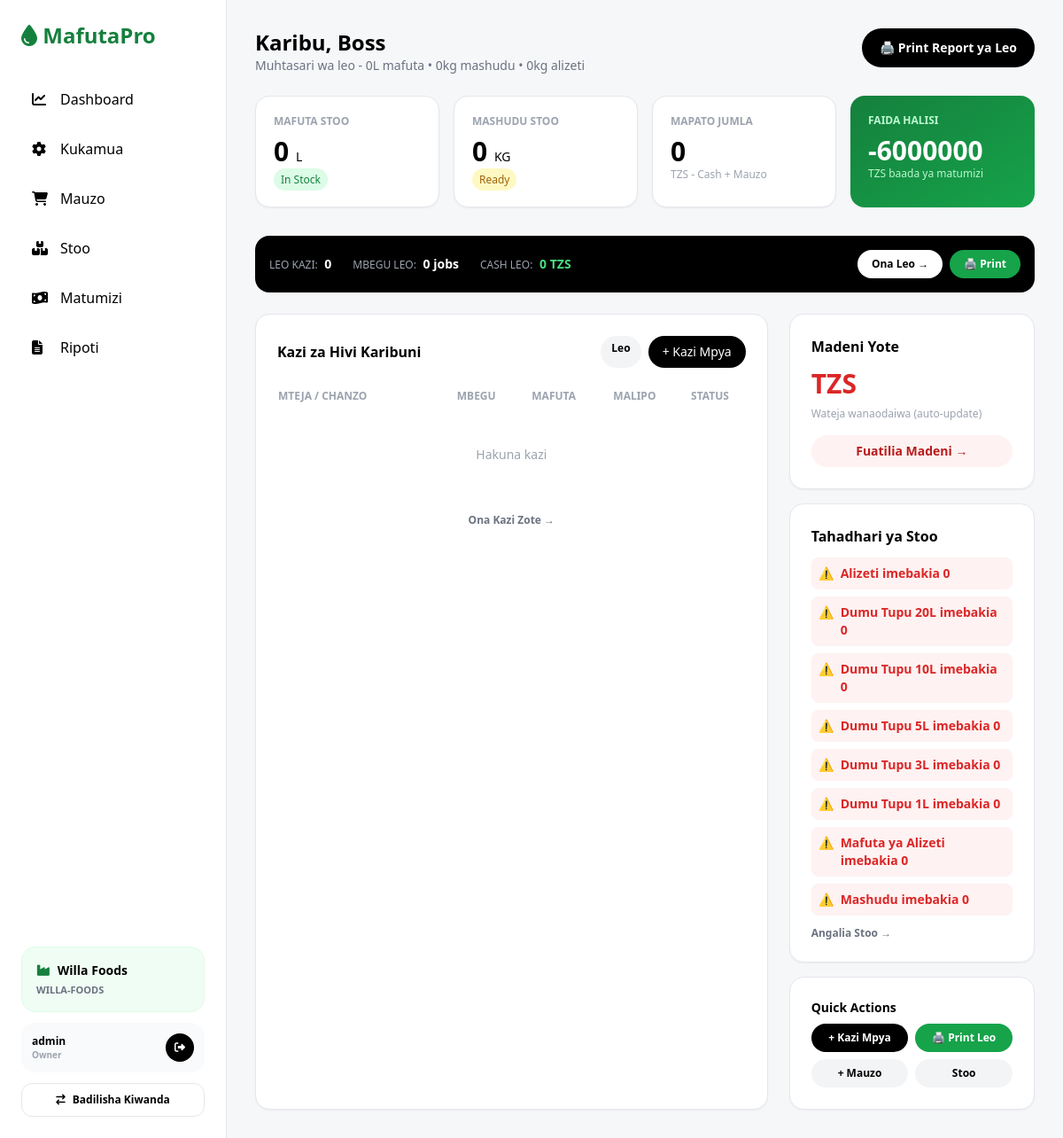
The page /willa-foods/ (signed in) on the database its author committed.
### mill/models.py (models this page shows, shortened)
class Mill(models.Model):
    name = models.CharField(max_length=100) # Willa Foods, Mwanza Oil
    slug = models.SlugField(unique=True) # willa-foods - kwa URL
    owner = models.ForeignKey(User, on_delete=models.CASCADE, related_name='mills')
    logo = models.ImageField(upload_to='mills/', blank=True, null=True)
    phone = models.CharField(max_length=20, blank=True)
    location = models.CharField(max_length=100, blank=True)
    is_active = models.BooleanField(default=True)
    created_at = models.DateTimeField(auto_now_add=True)

class Stock(models.Model):
    mill = models.ForeignKey(Mill, on_delete=models.CASCADE, related_name='stocks')
    product = models.OneToOneField(Product, on_delete=models.CASCADE, related_name='stock')
    quantity = models.FloatField(default=0)
    low_alert = models.FloatField(default=10)

class Product(models.Model):
    TYPES = [('OIL','Sunflower Oil'),('CAKE','Mashudu'),('SEED','Sunflower Seeds')]
    mill = models.ForeignKey(Mill, on_delete=models.CASCADE, related_name='products')
    name = models.CharField(max_length=100)
    type = models.CharField(max_length=10, choices=TYPES)
    unit = models.CharField(max_length=20, default='Litre')
    buying_price = models.FloatField(default=0, blank=True)
    selling_price = models.FloatField(default=0, blank=True)
    class Meta:
        unique_together = ('mill', 'name')

### mill/views.py (the view)
# urls.py: path('', views.landing_page, name='dashboard'),
@mill_owner_required
def dashboard(request, mill_slug=None):
    mill = get_mill(request, mill_slug)
    stock_qs = Stock.objects.filter(mill=mill)
    sale_qs = Sale.objects.filter(mill=mill)
    expense_qs = Expense.objects.filter(mill=mill)
    job_qs = MillingJob.objects.filter(mill=mill)
    oil = stock_qs.filter(product__type='OIL').aggregate(Sum('quantity'))['quantity__sum'] or 0
    seed = stock_qs.filter(product__type='SEED').aggregate(Sum('quantity'))['quantity__sum'] or 0
    cake = stock_qs.filter(product__type='CAKE').aggregate(Sum('quantity'))['quantity__sum'] or 0
    income_sales = sum([to_f(s.quantity)*to_f(s.price_per_unit) for s in sale_qs])
    income_jobs = job_qs.aggregate(Sum('amount_paid'))['amount_paid__sum'] or 0
    total_exp = expense_qs.aggregate(Sum('amount'))['amount__sum'] or 0
    today = timezone.now().date()
    return render(request, 'mill/dashboard.html', {
        'mill': mill, 'oil_stock': oil, 'seed_stock': seed, 'cake_stock': cake,
        'income': income_sales + to_f(income_jobs), 'expense': total_exp,
        'profit': (income_sales + to_f(income_jobs)) - to_f(total_exp),
        'low_stocks': stock_qs.filter(quantity__lte=F('low_alert')),
        'jobs': job_qs.order_by('-created_at')[:10],
        'jobs_today': job_qs.filter(created_at__date=today),
        'today': today, 'stock_data': stock_qs.select_related('product')
    })

### mill/views.py (called while the page is built)
def to_f(x):
    try: return float(x or 0)
    except: return 0.0

def get_mill(request, mill_slug=None):
    if mill_slug:
        mill = Mill.objects.filter(slug=mill_slug).first()
        if not mill: return None
        if request.user.is_authenticated:
            if request.user.is_superuser: return mill
            if mill.owner != request.user: return None
        return mill
    if request.user.is_authenticated:
        if request.user.is_superuser: return Mill.objects.first()
        return Mill.objects.filter(owner=request.user, is_active=True).first()
    return Mill.objects.filter(slug='willa-foods').first() or Mill.objects.first()

def check_access(request, mill):
    if not mill: return False
    if not request.user.is_authenticated: return False
    if request.user.is_superuser: return True
    return mill.owner == request.user

def mill_owner_required(view_func):
    @wraps(view_func)
    def wrapper(request, mill_slug=None, *args, **kwargs):
        mill = get_mill(request, mill_slug)
        if not mill:
            messages.error(request, f'⛔ Huna ruhusa ya kuingia {mill_slug}')
            return redirect('mill_list')
        if mill_slug and not check_access(request, mill):
            messages.error(request, f'⛔ {mill.name} ni ya {mill.owner.username}')
            return redirect('/mills/')
        return view_func(request, mill_slug=mill_slug, *args, **kwargs)
    return wrapper

### mill/templates/mill/dashboard.html
{% extends 'mill/base.html' %}
{% block content %}
<div class="flex justify-between items-start mb-6">
  <div>
    <h2 class="text-2xl font-black">Karibu, Boss</h2>
    <p class="text-gray-500 text-sm">Muhtasari wa leo - {{ oil_stock|floatformat:0 }}L mafuta • {{ cake_stock|floatformat:0 }}kg mashudu • {{ seed_stock|floatformat:0 }}kg alizeti</p>
  </div>
  <a href="/report/daily/?date={{ today|default:'' }}" class="bg-black text-white px-5 py-3 rounded-full font-bold text-sm no-print">🖨️ Print Report ya Leo</a>
</div>
<div class="grid grid-cols-2 lg:grid-cols-4 gap-4 mb-8">
  <div class="bg-white p-5 rounded-2xl shadow-sm border">
    <p class="text-xs text-gray-400 uppercase font-bold">Mafuta Stoo</p>
    <h3 class="text-3xl font-black mt-2">{{ oil_stock|floatformat:0 }} <span class="text-sm font-normal">L</span></h3>
    <span class="text-xs bg-green-100 text-green-700 px-2 py-1 rounded-full">In Stock</span>
  </div>
  <div class="bg-white p-5 rounded-2xl shadow-sm border">
    <p class="text-xs text-gray-400 uppercase font-bold">Mashudu Stoo</p>
    <h3 class="text-3xl font-black mt-2">{{ cake_stock|floatformat:0 }} <span class="text-sm font-normal">KG</span></h3>
    <span class="text-xs bg-yellow-100 text-yellow-700 px-2 py-1 rounded-full">Ready</span>
  </div>
  <div class="bg-white p-5 rounded-2xl shadow-sm border">
    <p class="text-xs text-gray-400 uppercase font-bold">Mapato Jumla</p>
    <h3 class="text-3xl font-black mt-2">{{ income|floatformat:0 }}</h3>
    <p class="text-xs text-gray-400">TZS - Cash + Mauzo</p>
  </div>
  <div class="bg-gradient-to-br from-green-700 to-green-600 p-5 rounded-2xl shadow-sm text-white">
    <p class="text-xs text-green-200 uppercase font-bold">Faida Halisi</p>
    <h3 class="text-3xl font-black mt-2">{{ profit|floatformat:0 }}</h3>
    <p class="text-xs text-green-200">TZS baada ya matumizi</p>
  </div>
</div>
<div class="bg-black text-white rounded-2xl p-4 mb-6 flex justify-between items-center">
  <div class="flex gap-6 text-sm">
    <div><span class="text-gray-400 text-xs uppercase">Leo Kazi:</span> <span class="font-black ml-1">{{ jobs_today.count }}</span></div>
    <div><span class="text-gray-400 text-xs uppercase">Mbegu Leo:</span> <span class="font-black ml-1">{{ jobs_today|length }} jobs</span></div>
    <div><span class="text-gray-400 text-xs uppercase">Cash Leo:</span> <span class="font-black ml-1 text-green-400">{{ income|floatformat:0 }} TZS</span></div>
  </div>
  <div class="flex gap-2">
    <a href="/jobs/?date=leo" class="bg-white text-black px-4 py-2 rounded-full text-xs font-bold">Ona Leo →</a>
    <a href="/report/daily/" class="bg-green-600 text-white px-4 py-2 rounded-full text-xs font-bold">🖨️ Print</a>
  </div>
</div>
<div class="grid grid-cols-1 lg:grid-cols-3 gap-6">
  <div class="lg:col-span-2 bg-white rounded-2xl shadow-sm border p-6">
    <div class="flex justify-between items-center mb-4">
      <h3 class="font-bold">Kazi za Hivi Karibuni</h3>
      <div class="flex gap-2">
        <a href="/jobs/?date=leo" class="bg-gray-100 px-3 py-1.5 rounded-full text-xs font-bold">Leo</a>
        <a href="/jobs/new/" class="bg-black text-white px-4 py-2 rounded-full text-sm">+ Kazi Mpya</a>
      </div>
    </div>
    <table class="w-full text-sm">
      <thead class="text-xs text-gray-400 uppercase"><tr><th class="text-left py-2">Mteja / Chanzo</th><th>Mbegu</th><th>Mafuta</th><th>Malipo</th><th>Status</th></tr></thead>
      <tbody>
      {% for j in jobs %}
      <tr class="border-t hover:bg-gray-50">
        <td class="py-3">
          {% if j.service_type == 'OWNER' %}
            <span class="bg-green-100 text-green-800 px-2 py-0.5 rounded-full text-[11px] font-black">KIWANDA</span>
            <div class="text-xs text-gray-400">{{ j.created_at|date:"H:i" }}</div>
          {% else %}
            <div class="font-bold">{{ j.customer.name|default:"Mteja" }}</div>
            <div class="text-xs text-gray-400">{{ j.created_at|date:"d M H:i" }}</div>
          {% endif %}
        </td>
        <td class="font-bold">{{ j.seed_weight_kg|floatformat:0 }}kg</td>
        <td class="font-bold text-amber-600">{{ j.oil_produced_litre|floatformat:0 }}L</td>
        <td class="font-bold text-xs">
          {% if j.service_type == 'OWNER' %}
            {{ j.service_cost|floatformat:0 }} TZS
          {% else %}
            {{ j.amount_paid|floatformat:0 }}/{{ j.service_cost|floatformat:0 }}
          {% endif %}
        </td>
        <td>
          {% if j.service_type == 'OWNER' %}
            <span class="px-2 py-1 rounded-full text-xs bg-gray-100 text-gray-600 font-bold">STOO</span>
          {% else %}
            <span class="px-2 py-1 rounded-full text-xs font-bold {% if j.payment_status == 'PAID' %}bg-green-100 text-green-700{% else %}bg-red-100 text-red-700{% endif %}">{{ j.payment_status }}</span>
          {% endif %}
        </td>
      </tr>
      {% empty %}
      <tr><td colspan="5" class="py-10 text-center text-gray-400">Hakuna kazi</td></tr>
      {% endfor %}
      </tbody>
    </table>
    <a href="/jobs/?date=zote" class="block text-center mt-4 text-xs font-bold text-gray-500 hover:text-black">Ona Kazi Zote →</a>
  </div>
  <div class="space-y-4">
    <div class="bg-white rounded-2xl shadow-sm border p-6">
      <h3 class="font-bold mb-3">Madeni Yote</h3>
      <p class="text-3xl font-black text-red-600">{{ debt|floatformat:0 }} TZS</p>
      <p class="text-xs text-gray-400 mt-2">Wateja wanaodaiwa (auto-update)</p>
      <a href="/jobs/?date=zote" class="block mt-4 text-sm font-bold bg-red-50 text-red-700 px-3 py-2 rounded-full text-center">Fuatilia Madeni →</a>
    </div>
    <div class="bg-white rounded-2xl shadow-sm border p-6">
      <h3 class="font-bold mb-3">Tahadhari ya Stoo</h3>
      {% for s in low_stocks %}
        <div class="flex gap-2 text-sm text-red-600 bg-red-50 p-2 rounded-lg mb-2 font-bold"><span>⚠️</span> {{ s.product.name }} imebakia {{ s.quantity|floatformat:0 }}</div>
      {% empty %}
        <p class="text-sm text-green-600 font-bold">✓ Stoo iko sawa, hakuna tahadhari</p>
      {% endfor %}
      <a href="/stock/" class="block mt-3 text-xs font-bold text-gray-500">Angalia Stoo →</a>
    </div>
    <div class="bg-white rounded-2xl shadow-sm border p-6">
      <h3 class="font-bold mb-2 text-sm">Quick Actions</h3>
      <div class="grid grid-cols-2 gap-2">
        <a href="/jobs/new/" class="bg-black text-white text-xs font-bold py-2 rounded-full text-center">+ Kazi Mpya</a>
        <a href="/report/daily/" class="bg-green-600 text-white text-xs font-bold py-2 rounded-full text-center">🖨️ Print Leo</a>
        <a href="/sales/new/" class="bg-gray-100 text-black text-xs font-bold py-2 rounded-full text-center">+ Mauzo</a>
        <a href="/stock/" class="bg-gray-100 text-black text-xs font-bold py-2 rounded-full text-center">Stoo</a>
      </div>
    </div>
  </div>
</div>
{% endblock %}

### mill/templates/mill/base.html (shortened to what this page needs)
<!DOCTYPE html>
<html>
<head>
<script src="https://cdn.tailwindcss.com"></script>
<link href="https://cdnjs.cloudflare.com/ajax/libs/font-awesome/6.5.0/css/all.min.css" rel="stylesheet">
</head>
<body class="bg-[#f6f7f9] font-sans">
<div class="flex min-h-screen">
  <div id="sidebar" class="w-64 bg-white border-r fixed md:static inset-y-0 left-0 z-40 transform -translate-x-full md:translate-x-0 transition duration-200 p-6 flex flex-col">
    <div class="flex justify-between items-center mb-8">
      <h1 class="font-black text-2xl text-green-700"><i class="fa-solid fa-droplet"></i> MafutaPro</h1>
    </div>
    <nav class="space-y-2 flex-1">
      <a href="/{% if mill %}{{ mill.slug }}{% endif %}/" class="flex items-center gap-3 p-3 rounded-xl {% if request.path == '/' or 'dashboard' in request.path %}bg-green-700 text-white{% else %}hover:bg-gray-100{% endif %}"><i class="fa-solid fa-chart-line w-5"></i> Dashboard</a>
      <a href="/{% if mill %}{{ mill.slug }}{% endif %}/jobs/" class="flex items-center gap-3 p-3 rounded-xl {% if 'jobs' in request.path %}bg-green-700 text-white{% else %}hover:bg-gray-100{% endif %}"><i class="fa-solid fa-gear w-5"></i> Kukamua</a>
      <a href="/{% if mill %}{{ mill.slug }}{% endif %}/sales/" class="flex items-center gap-3 p-3 rounded-xl {% if 'sales' in request.path %}bg-green-700 text-white{% else %}hover:bg-gray-100{% endif %}"><i class="fa-solid fa-cart-shopping w-5"></i> Mauzo</a>
      <a href="/{% if mill %}{{ mill.slug }}{% endif %}/stock/" class="flex items-center gap-3 p-3 rounded-xl {% if 'stock' in request.path %}bg-black text-white{% else %}hover:bg-gray-100{% endif %}"><i class="fa-solid fa-boxes-stacked w-5"></i> Stoo</a>
      <a href="/{% if mill %}{{ mill.slug }}{% endif %}/expenses/" class="flex items-center gap-3 p-3 rounded-xl {% if 'expenses' in request.path %}bg-green-700 text-white{% else %}hover:bg-gray-100{% endif %}"><i class="fa-solid fa-money-bill-wave w-5"></i> Matumizi</a>
      <a href="/{% if mill %}{{ mill.slug }}{% endif %}/report/daily/" class="flex items-center gap-3 p-3 rounded-xl hover:bg-gray-100"><i class="fa-solid fa-file-lines w-5"></i> Ripoti</a>
    </nav>
    <div class="space-y-3">
      <div class="p-4 bg-green-50 rounded-2xl border border-green-100">
        <p class="text-sm font-black flex items-center gap-2"><i class="fa-solid fa-industry text-green-700"></i> {{ mill.name|default:"Willa Foods" }}</p>
        <p class="text-[11px] text-gray-500 font-bold uppercase mt-1">{{ mill.slug }}</p>
      </div>
      <div class="p-3 bg-gray-50 rounded-2xl flex justify-between items-center">
        <div>
          <p class="text-xs font-black">{{ request.user.username|default:"Guest" }}</p>
          <p class="text-[10px] text-gray-400 font-bold">Owner</p>
        </div>
        <a href="/logout/" class="bg-black text-white w-8 h-8 rounded-full flex items-center justify-center hover:bg-red-600 transition" title="Logout">
          <i class="fa-solid fa-right-from-bracket text-xs"></i>
        </a>
      </div>
      <a href="/mills/" class="flex items-center justify-center gap-2 p-2.5 rounded-xl border bg-white text-xs font-black hover:bg-gray-50">
        <i class="fa-solid fa-exchange"></i> Badilisha Kiwanda
      </a>
    </div>
  </div>
  <div class="flex-1 md:ml-0">
    <div class="p-4 md:p-8">{% block content %}{% endblock %}</div>
  </div>
</div>
</body>
</html>

### rows shown on the page
Mill: name "Willa Foods", slug "WILLA-FOODS"
Stock: product.name "Alizeti", quantity "0"
Stock: product.name "Dumu Tupu 20L", quantity "0"
Stock: product.name "Dumu Tupu 10L", quantity "0"
Stock: product.name "Dumu Tupu 5L", quantity "0"
Stock: product.name "Dumu Tupu 3L", quantity "0"
Stock: product.name "Dumu Tupu 1L", quantity "0"
Stock: product.name "Mafuta ya Alizeti", quantity "0"
Stock: product.name "Mashudu", quantity "0"

### other values the page prints
{{ request.user.username|default:"Guest" }} "admin"
{{ oil_stock|floatformat:0 }} "0"
{{ cake_stock|floatformat:0 }} "0"
{{ seed_stock|floatformat:0 }} "0"
{{ income|floatformat:0 }} "0"
{{ profit|floatformat:0 }} "-6000000"
{{ jobs_today.count }} "0"
{{ jobs_today|length }} "0"
